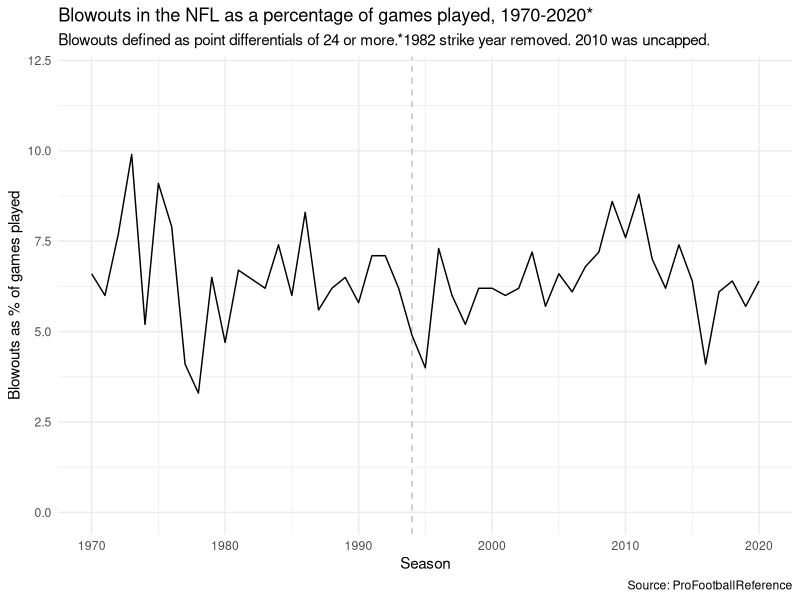
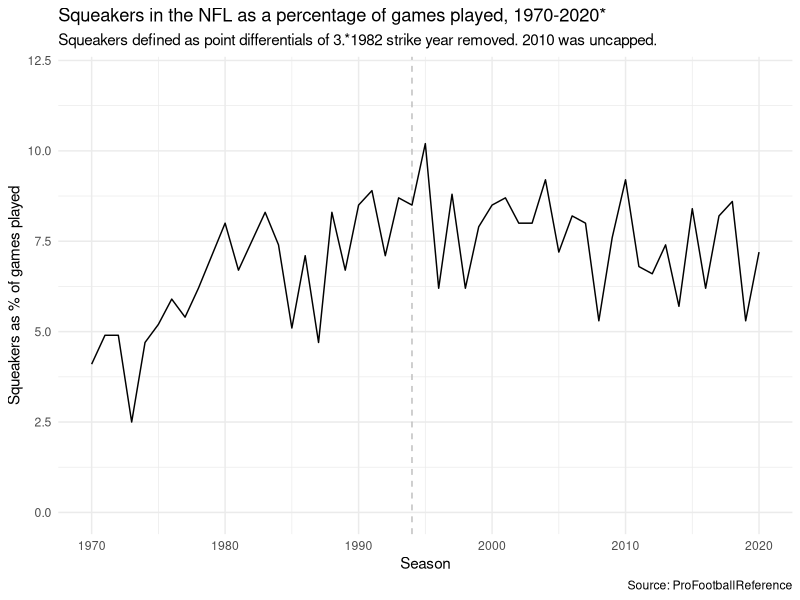

Write the R code that produced these figures, in order.
library(tidyverse)

# First let's look at blowouts
blowouts <- read_csv("data/point_diff_blowouts.csv")

# let's remove 1982 since there was a strike and then add in the season length
# for each year as well as the number of teams in the league so we can calculate
# the total number of games played in each season
blowouts_add_games <- blowouts %>%
  filter(Year != 1982) %>% # strike season
  group_by(Year) %>%
  summarize(blowouts = n()) %>%
  ungroup() %>%
  mutate(games_played_per_tm = case_when(Year <= 1977 ~ 14,
                                  Year >= 1978 ~ 16), # NFL went to 16 games
         teams_lg = case_when(Year <= 1975 ~ 26, 
                              Year >= 1976 & Year <= 1994 ~ 28, # Hawks and TB expansions
                              Year >= 1995 & Year <= 1998 ~ 30, # Panthers & Jags
                              Year >= 1999 & Year <= 2001 ~ 31, # Return of the Browns
                              Year >= 2002 & Year <= 2020 ~ 32), # realignment, Texans begin run of infamy 
         lg_games = games_played_per_tm * teams_lg,
         blowout_pct = round(blowouts / lg_games, 3) * 100) %>%
  select(Year, blowout_pct)

blowouts_add_games %>% 
  ggplot(aes(x = Year, y = blowout_pct)) +
  geom_vline(xintercept = 1994, color = "grey", linetype = "dashed") +
  geom_line() +
  scale_y_continuous(limits = c(0, 12)) +
  theme_minimal() +
  labs(x = "Season", y = "Blowouts as % of games played",
       title = "Blowouts in the NFL as a percentage of games played, 1970-2020*", caption = "Source: ProFootballReference",
       subtitle = "Blowouts defined as point differentials of 24 or more.*1982 strike year removed. 2010 was uncapped.")

# Let's look at three point games
close_games <- read_csv("data/point_diff_3point.csv")

# let's remove 1982 since there was a strike and then add in the season length
# for each year as well as the number of teams in the league so we can calculate
# the total number of games played in each season

close_games_add_games <- close_games %>%
  filter(Year != 1982) %>% # strike season
  group_by(Year) %>%
  summarize(squeakers = n()) %>% # number of blowouts
  ungroup() %>%
  mutate(games_played_per_tm = case_when(Year <= 1977 ~ 14,
                                         Year >= 1978 ~ 16), # NFL went to 16 games
         teams_lg = case_when(Year <= 1975 ~ 26,
                              Year >= 1976 & Year <= 1994 ~ 28, # Hawks and TB expansions
                              Year >= 1995 & Year <= 1998 ~ 30, # Panthers & Jags
                              Year >= 1999 & Year <= 2001 ~ 31, # Return of the Browns
                              Year >= 2002 & Year <= 2020 ~ 32), # realignment, Texans begin run of infamy 
         lg_games = games_played_per_tm * teams_lg,
         squeaker_pct = round(squeakers / lg_games, 3) * 100) %>%
  select(Year, squeaker_pct)

close_games_add_games %>% 
  ggplot(aes(x = Year, y = squeaker_pct)) +
  geom_vline(xintercept = 1994, color = "grey", linetype = "dashed") +
  geom_line() +
  scale_y_continuous(limits = c(0, 12)) +
  theme_minimal() +
  labs(x = "Season", y = "Squeakers as % of games played",
       title = "Squeakers in the NFL as a percentage of games played, 1970-2020*", caption = "Source: ProFootballReference",
       subtitle = "Squeakers defined as point differentials of 3.*1982 strike year removed. 2010 was uncapped.")
